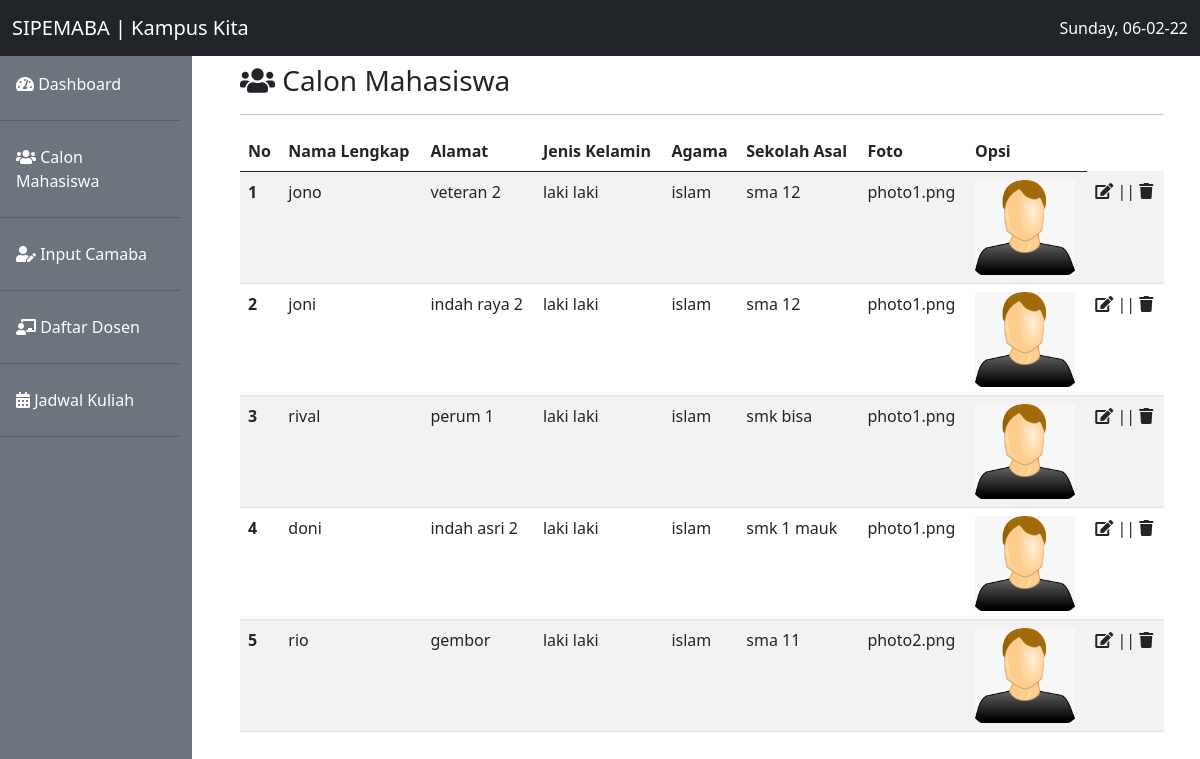
/pertemuan11/view.php, run on the app's committed database.
### tables this page shows
CREATE TABLE `calon_mhs` (
  `id` int(11) NOT NULL,
  `nama` varchar(40) NOT NULL,
  `alamat` varchar(255) NOT NULL,
  `jenis_kelamin` varchar(9) NOT NULL,
  `agama` varchar(9) NOT NULL,
  `sekolah_asal` varchar(20) NOT NULL,
  `foto_maba` varchar(30) NOT NULL
);

### pertemuan11/koneksi.php (called while the page is built)
<?php
$host = 'localhost';
$user = 'root';
$pass = '';
$db   = 'wpsmt5';
$con = mysqli_connect($host, $user, $pass, $db);
$result = mysqli_query($con, 'SELECT * FROM calon_mhs');
 ?>

### pertemuan11/view.php (the view, shortened to what this page needs)
<?php
include 'koneksi.php';
?>
<!doctype html>
<html lang="en">
  <head>
    <link href="tema/bootstrap/css/bootstrap.min.css" rel="stylesheet">
    <link rel="stylesheet" href="tema/fontawesome/css/all.min.css">
  </head>
  <body>
  <nav class="navbar navbar-expand-lg navbar-light bg-dark fixed-top">
  <div class="container-fluid">
    <a class="navbar-brand text-white" href="#">SIPEMABA | Kampus Kita</a>
    <div class="collapse navbar-collapse" id="navbarSupportedContent">
      <div class="text-white">
        <?php echo date('l, d-m-y'); ?>
      </div>
    </div>
  </div>
</nav>
  <div class="row mt-3">
    <div class="col-md-2 mt-4 pr-3 pt-4 bg-secondary">
      <ul class="nav flex-column">
        <li class="nav-item">
          <a class="nav-link text-white" aria-current="page" href="#"><i class="fas fa-tachometer-alt"></i> Dashboard</a><hr class="bg-dark">
        </li>
        <li class="nav-item">
          <a class="nav-link text-white" href="#"><i class="fas fa-users"></i> Calon Mahasiswa</a><hr>
        </li>
        <li class="nav-item">
          <a class="nav-link text-white" href="#"><i class="fas fa-user-edit"></i> Input Camaba</a><hr>
        </li>
        <li class="nav-item">
          <a class="nav-link text-white" href="#"><i class="fas fa-chalkboard-teacher"></i> Daftar Dosen</a><hr>
        </li>
        <li class="nav-item">
          <a class="nav-link text-white" href="#"><i class="fas fa-calendar-alt"></i> Jadwal Kuliah</a><hr>
        </li>
      </ul>
    </div>
    <div class="col-md-10 mt-4 p-5 pr-3 pt-4">
      <h3><i class="fas fa-users"></i> Calon Mahasiswa </h3> <hr>
        <table class="table table-striped">
          <thead>
            <tr>
              <th scope="col">No</th>
              <th scope="col">Nama Lengkap</th>
              <th scope="col">Alamat</th>
              <th scope="col">Jenis Kelamin</th>
              <th scope="col">Agama</th>
              <th scope="col">Sekolah Asal</th>
              <th scope="col">Foto</th>
              <th scope="col">Opsi</th>
            </tr>
          </thead>
          <tbody>
          <?php $no = 1; ?>
          <?php while ($camaba = mysqli_fetch_array($result)){ ?>
            <tr>
              <th scope="row"><?php echo $no ?></th>
              <td><?php echo $camaba[1]; ?></td>
              <td><?php echo $camaba[2]; ?></td>
              <td><?php echo $camaba[3]; ?></td>
              <td><?php echo $camaba[4]; ?></td>
              <td><?php echo $camaba[5]; ?></td>
              <td><?php echo $camaba[6]; ?></td>
              <td><img src="image/photo1.png" width="100px"></td>
              <td><i class="fas fa-edit"></i> || <i class="fas fa-trash"></i></td>
            </tr>
          <?php $no++ ?>
          <?php } ?>
          </tbody>
        </table>
    </div>
  </div>
  </body>
</html>

### data on the page
calon_mhs: nama "jono", alamat "veteran 2", jenis_kelamin "laki laki", agama "islam", sekolah_asal "sma 12", foto_maba "photo1.png"
calon_mhs: nama "joni", alamat "indah raya 2", jenis_kelamin "laki laki", agama "islam", sekolah_asal "sma 12", foto_maba "photo1.png"
calon_mhs: nama "rival", alamat "perum 1", jenis_kelamin "laki laki", agama "islam", sekolah_asal "smk bisa", foto_maba "photo1.png"
calon_mhs: nama "doni", alamat "indah asri 2", jenis_kelamin "laki laki", agama "islam", sekolah_asal "smk 1 mauk", foto_maba "photo1.png"
calon_mhs: nama "rio", alamat "gembor", jenis_kelamin "laki laki", agama "islam", sekolah_asal "sma 11", foto_maba "photo2.png"
